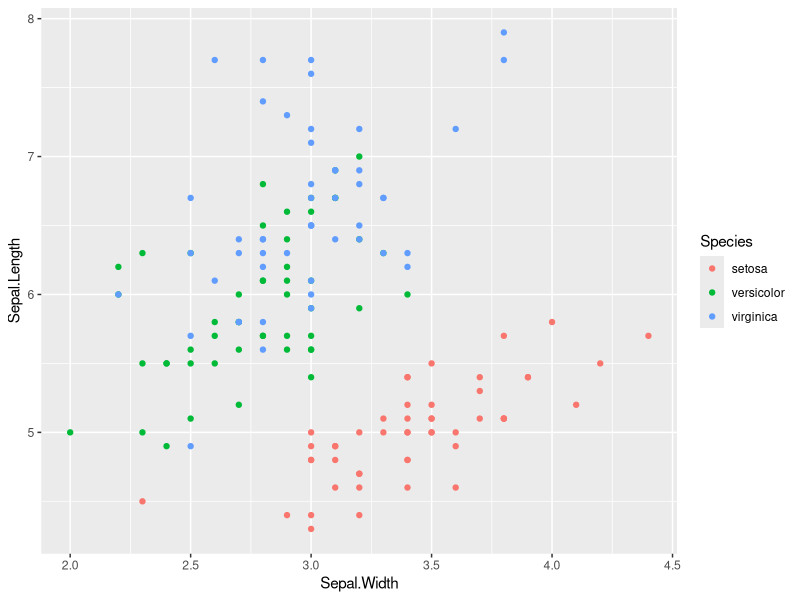
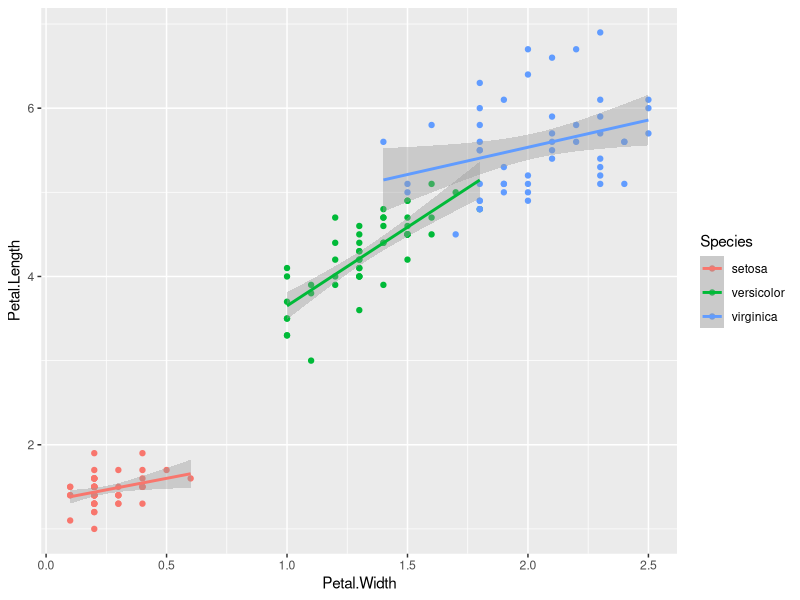
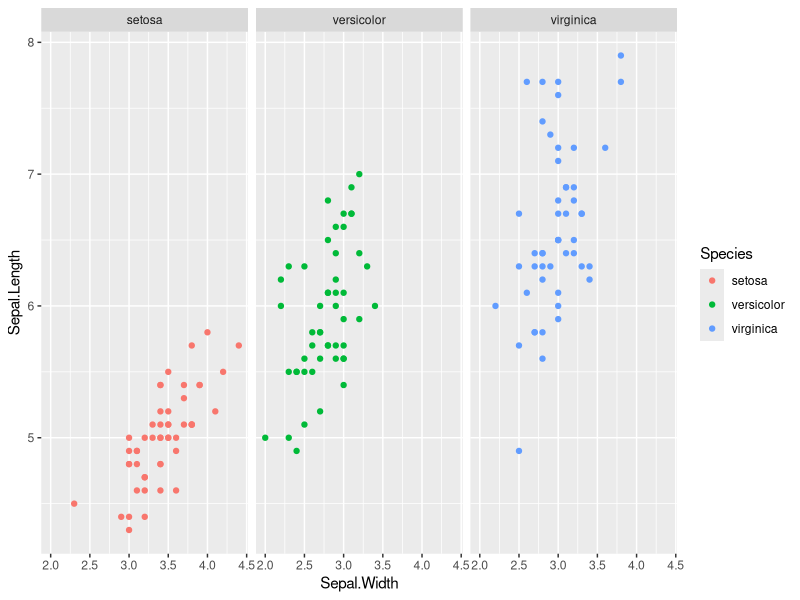
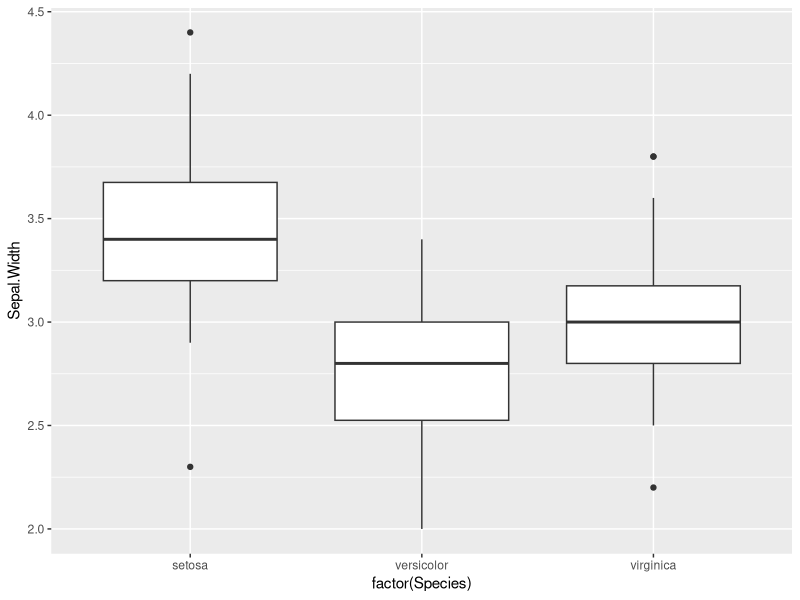
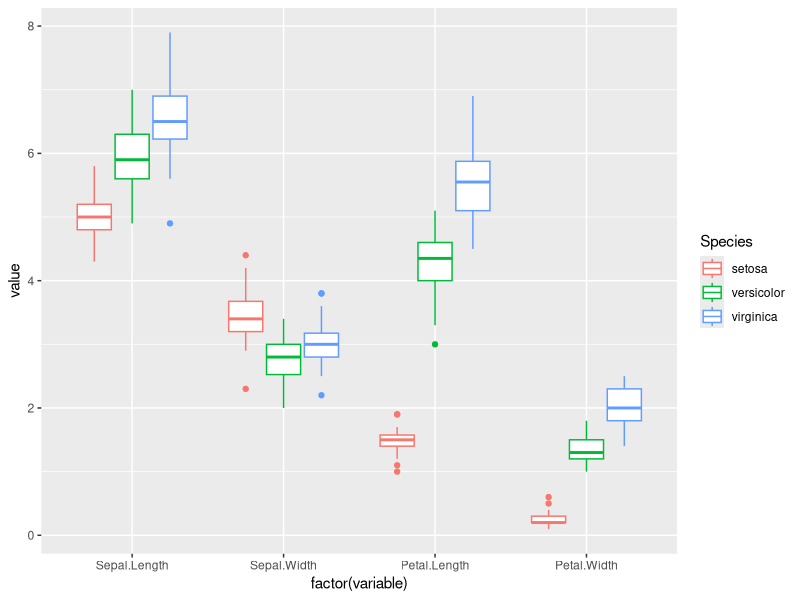

The R script that drew these images, in order:
# QMSS DATA VISUALIZATION
# INSTRUCTOR: ELLIOT COHEN
# QUIZ 1 SOLUTIONS
# 1. Suppose you are given a data frame containing 150 observations of 5 variables describing the physical attributes of 3 species of flowers. Describe one way to visually differentiate between sample groups in the data?
# 2. How would you use the grammar of graphics (Wilkinson 2005) to create this visualization?

# useful libraries
library(ggplot2)
library(plyr)
library(reshape2)

# look at the structure of the data
str(iris)
head(iris)

# summarize the data
summary(iris)
ddply(iris, .(Species), numcolwise(mean))

# plot the data
# first, try a bivariate scatterplot
ggplot(data=iris, aes(x=Sepal.Width, y=Sepal.Length, group=Species, colour=Species)) + geom_point()

# fit a linear model to the bivariate relationship (just for fun)
p <- ggplot(data=iris, aes(x=Petal.Width, y=Petal.Length, group=Species, colour=Species))
p + geom_point() + stat_smooth(method="lm")

# try it another way...
ggplot(data=iris, aes(x=Sepal.Width, y=Sepal.Length, group=Species, colour=Species)) + geom_point() + facet_wrap(~Species)

# yet another way.
ggplot(iris, aes(factor(Species), Sepal.Width)) + geom_boxplot()

# reshape
iris.melt <- melt(iris, id.var=c("Species"))

# same concept, different implementation
ggplot(iris.melt, aes(factor(variable), value, grou=Species, colour=Species)) + geom_boxplot()
